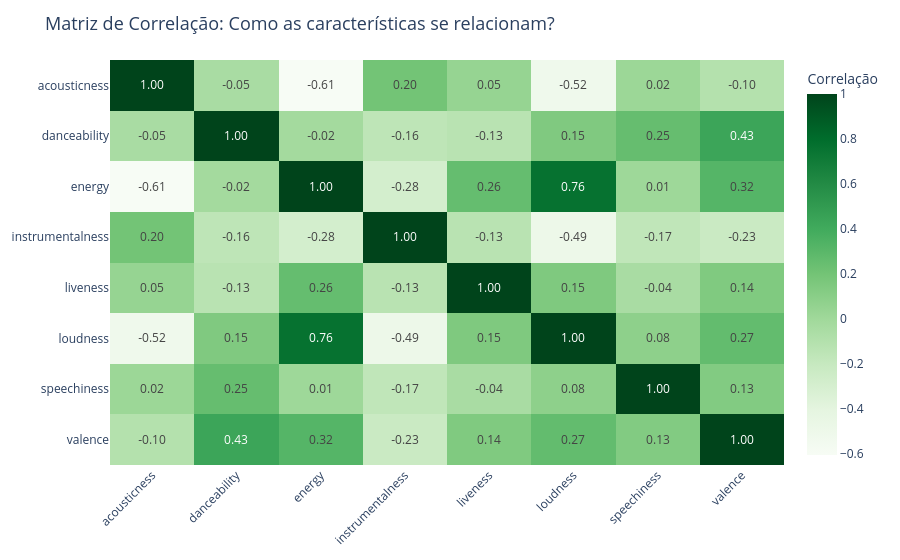

The cell this chart's notebook holds for it:
### Code cell
# 1. Preparar os dados: Filtra apenas colunas numéricas e remove ms_played
df_number = df[feature_cols].select_dtypes(include='number')
corr = df_number.corr()

# 2. Gerar o Heatmap interativo
fig = px.imshow(
    corr,
    text_auto=".2f",                  
    color_continuous_scale="Greens",
    labels=dict(color="Correlação"),
    x=corr.columns,
    y=corr.columns,
    aspect="auto"
)

# 3. Customizar o layout
fig.update_layout(
    title=dict(
        text="Matriz de Correlação: Como as características se relacionam?",
        font=dict(size=18)
    ),
    xaxis_tickangle=-45,
    margin=dict(t=60, b=60, l=60, r=60)
)

fig.show()

### Figure 1 — Plotly figure (JSON) as saved in the notebook; plotly's stock layout.template omitted (floating-point values rounded to 4 significant figures)
{"data": [{"coloraxis": "coloraxis", "hovertemplate": "x: %{x}<br>y: %{y}<br>Correlação: %{z}<extra></extra>", "name": "0", "texttemplate": "%{z:.2f}", "type": "heatmap", "x": ["acousticness", "danceability", "energy", "instrumentalness", "liveness", "loudness", "speechiness", "valence"], "xaxis": "x", "y": ["acousticness", "danceability", "energy", "instrumentalness", "liveness", "loudness", "speechiness", "valence"], "yaxis": "y", "z": [[1.0, -0.04555, -0.606, 0.1994, 0.04693, -0.518, 0.02003, -0.104], [-0.04555, 1.0, -0.02036, -0.1577, -0.1286, 0.1453, 0.253, 0.4324], [-0.606, -0.02036, 1.0, -0.2833, 0.2566, 0.7642, 0.009488, 0.3202], [0.1994, -0.1577, -0.2833, 1.0, -0.1303, -0.4912, -0.167, -0.225], [0.04693, -0.1286, 0.2566, -0.1303, 1.0, 0.1488, -0.04485, 0.1429], [-0.518, 0.1453, 0.7642, -0.4912, 0.1488, 1.0, 0.08138, 0.2651], [0.02003, 0.253, 0.009488, -0.167, -0.04485, 0.08138, 1.0, 0.1344], [-0.104, 0.4324, 0.3202, -0.225, 0.1429, 0.2651, 0.1344, 1.0]]}], "layout": {"coloraxis": {"colorbar": {"title": {"text": "Correlação"}}, "colorscale": [[0, "rgb(247,252,245)"], [0.125, "rgb(229,245,224)"], [0.25, "rgb(199,233,192)"], [0.375, "rgb(161,217,155)"], [0.5, "rgb(116,196,118)"], [0.625, "rgb(65,171,93)"], [0.75, "rgb(35,139,69)"], [0.875, "rgb(0,109,44)"], [1, "rgb(0,68,27)"]]}, "margin": {"b": 60, "l": 60, "r": 60, "t": 60}, "title": {"font": {"size": 18}, "text": "Matriz de Correlação: Como as características se relacionam?"}, "xaxis": {"anchor": "y", "domain": [0, 1], "tickangle": -45}, "yaxis": {"anchor": "x", "autorange": "reversed", "domain": [0, 1]}}}
